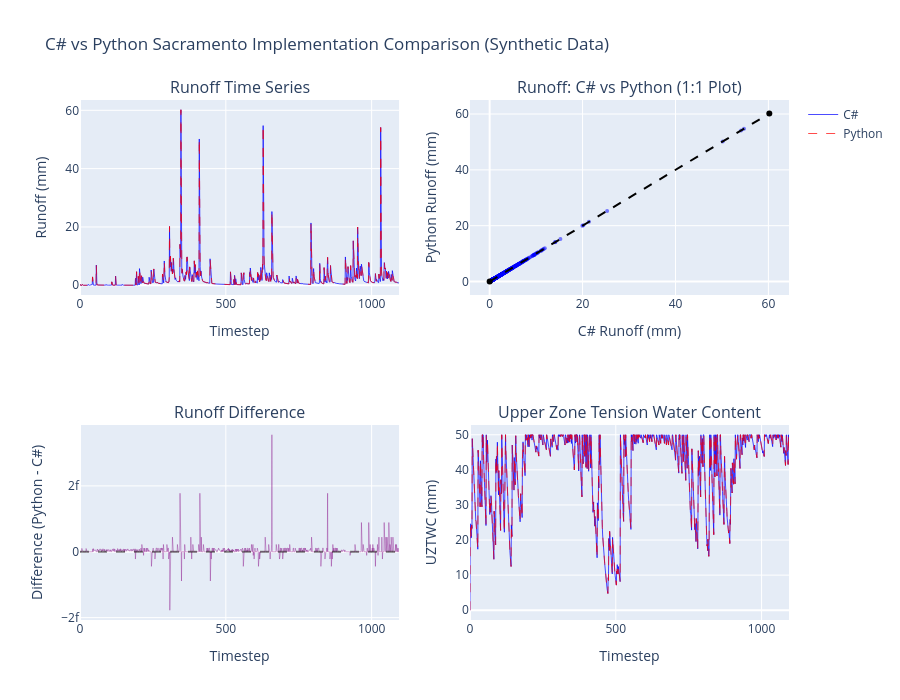

Source (notebook cell):
### Markdown cell above
### Visualization: C# vs Python Comparison

Let's visualize the comparison to confirm the implementations are identical.

### Code cell
# Visualize C# vs Python comparison
if csharp_output is not None:
    timesteps = py_output_df['timestep'].values
    diff_runoff = py_output_df['runoff'].values - csharp_output['runoff'].values
    max_val = max(csharp_output['runoff'].max(), py_output_df['runoff'].max())
    
    fig = make_subplots(
        rows=2, cols=2, 
        subplot_titles=('Runoff Time Series', 'Runoff: C# vs Python (1:1 Plot)', 
                       'Runoff Difference', 'Upper Zone Tension Water Content')
    )
    
    # 1. Runoff comparison
    fig.add_trace(go.Scatter(x=timesteps, y=csharp_output['runoff'].values, name='C#',
                             line=dict(color='blue', width=1), opacity=0.7), row=1, col=1)
    fig.add_trace(go.Scatter(x=timesteps, y=py_output_df['runoff'].values, name='Python',
                             line=dict(color='red', width=1, dash='dash'), opacity=0.7), row=1, col=1)
    
    # 2. Runoff scatter (should be perfect 1:1)
    fig.add_trace(go.Scatter(x=csharp_output['runoff'].values, y=py_output_df['runoff'].values,
                             mode='markers', name='Data', marker=dict(color='blue', size=4, opacity=0.5),
                             showlegend=False), row=1, col=2)
    fig.add_trace(go.Scatter(x=[0, max_val], y=[0, max_val], name='1:1 line',
                             line=dict(color='black', dash='dash'), showlegend=False), row=1, col=2)
    
    # 3. Difference time series
    fig.add_trace(go.Scatter(x=timesteps, y=diff_runoff, name='Difference',
                             line=dict(color='purple', width=0.5), opacity=0.7, showlegend=False), row=2, col=1)
    fig.add_hline(y=0, line_dash="dash", line_color="black", opacity=0.5, row=2, col=1)
    
    # 4. Storage comparison (UZTWC)
    fig.add_trace(go.Scatter(x=timesteps, y=csharp_output['uztwc'].values, name='C# UZTWC',
                             line=dict(color='blue', width=1), opacity=0.7, showlegend=False), row=2, col=2)
    fig.add_trace(go.Scatter(x=timesteps, y=py_output_df['uztwc'].values, name='Python UZTWC',
                             line=dict(color='red', width=1, dash='dash'), opacity=0.7, showlegend=False), row=2, col=2)
    
    fig.update_xaxes(title_text="Timestep", row=1, col=1)
    fig.update_xaxes(title_text="C# Runoff (mm)", row=1, col=2)
    fig.update_xaxes(title_text="Timestep", row=2, col=1)
    fig.update_xaxes(title_text="Timestep", row=2, col=2)
    fig.update_yaxes(title_text="Runoff (mm)", row=1, col=1)
    fig.update_yaxes(title_text="Python Runoff (mm)", row=1, col=2)
    fig.update_yaxes(title_text="Difference (Python - C#)", row=2, col=1)
    fig.update_yaxes(title_text="UZTWC (mm)", row=2, col=2)
    
    fig.update_layout(
        title_text="C# vs Python Sacramento Implementation Comparison (Synthetic Data)",
        height=700, showlegend=True
    )
    fig.show()
    print("Interactive plot displayed - use toolbar to zoom/pan")

### Figure 1 — Plotly figure (JSON) as saved in the notebook; plotly's stock layout.template omitted (floating-point values rounded to 4 significant figures; data arrays with more than 128 entries replaced by an {"elided": "..."} marker saying what was removed)
{"data": [{"line": {"color": "blue", "width": 1}, "name": "C#", "opacity": 0.7, "type": "scatter", "x": {"elided": "1095 int values"}, "xaxis": "x", "y": {"elided": "1095 float values"}, "yaxis": "y"}, {"line": {"color": "red", "dash": "dash", "width": 1}, "name": "Python", "opacity": 0.7, "type": "scatter", "x": {"elided": "1095 int values"}, "xaxis": "x", "y": {"elided": "1095 float values"}, "yaxis": "y"}, {"marker": {"color": "blue", "opacity": 0.5, "size": 4}, "mode": "markers", "name": "Data", "showlegend": false, "type": "scatter", "x": {"elided": "1095 float values"}, "xaxis": "x2", "y": {"elided": "1095 float values"}, "yaxis": "y2"}, {"line": {"color": "black", "dash": "dash"}, "name": "1:1 line", "showlegend": false, "type": "scatter", "x": [0, 60.19], "xaxis": "x2", "y": [0, 60.19], "yaxis": "y2"}, {"line": {"color": "purple", "width": 0.5}, "name": "Difference", "opacity": 0.7, "showlegend": false, "type": "scatter", "x": {"elided": "1095 int values"}, "xaxis": "x3", "y": {"elided": "1095 float values"}, "yaxis": "y3"}, {"line": {"color": "blue", "width": 1}, "name": "C# UZTWC", "opacity": 0.7, "showlegend": false, "type": "scatter", "x": {"elided": "1095 int values"}, "xaxis": "x4", "y": {"elided": "1095 float values"}, "yaxis": "y4"}, {"line": {"color": "red", "dash": "dash", "width": 1}, "name": "Python UZTWC", "opacity": 0.7, "showlegend": false, "type": "scatter", "x": {"elided": "1095 int values"}, "xaxis": "x4", "y": {"elided": "1095 float values"}, "yaxis": "y4"}], "layout": {"annotations": [{"font": {"size": 16}, "showarrow": false, "text": "Runoff Time Series", "x": 0.225, "xanchor": "center", "xref": "paper", "y": 1, "yanchor": "bottom", "yref": "paper"}, {"font": {"size": 16}, "showarrow": false, "text": "Runoff: C# vs Python (1:1 Plot)", "x": 0.775, "xanchor": "center", "xref": "paper", "y": 1, "yanchor": "bottom", "yref": "paper"}, {"font": {"size": 16}, "showarrow": false, "text": "Runoff Difference", "x": 0.225, "xanchor": "center", "xref": "paper", "y": 0.375, "yanchor": "bottom", "yref": "paper"}, {"font": {"size": 16}, "showarrow": false, "text": "Upper Zone Tension Water Content", "x": 0.775, "xanchor": "center", "xref": "paper", "y": 0.375, "yanchor": "bottom", "yref": "paper"}], "height": 700, "shapes": [{"line": {"color": "black", "dash": "dash"}, "opacity": 0.5, "type": "line", "x0": 0, "x1": 1, "xref": "x3 domain", "y0": 0, "y1": 0, "yref": "y3"}], "showlegend": true, "title": {"text": "C# vs Python Sacramento Implementation Comparison (Synthetic Data)"}, "xaxis": {"anchor": "y", "domain": [0, 0.45], "title": {"text": "Timestep"}}, "xaxis2": {"anchor": "y2", "domain": [0.55, 1], "title": {"text": "C# Runoff (mm)"}}, "xaxis3": {"anchor": "y3", "domain": [0, 0.45], "title": {"text": "Timestep"}}, "xaxis4": {"anchor": "y4", "domain": [0.55, 1], "title": {"text": "Timestep"}}, "yaxis": {"anchor": "x", "domain": [0.625, 1], "title": {"text": "Runoff (mm)"}}, "yaxis2": {"anchor": "x2", "domain": [0.625, 1], "title": {"text": "Python Runoff (mm)"}}, "yaxis3": {"anchor": "x3", "domain": [0, 0.375], "title": {"text": "Difference (Python - C#)"}}, "yaxis4": {"anchor": "x4", "domain": [0, 0.375], "title": {"text": "UZTWC (mm)"}}}}
